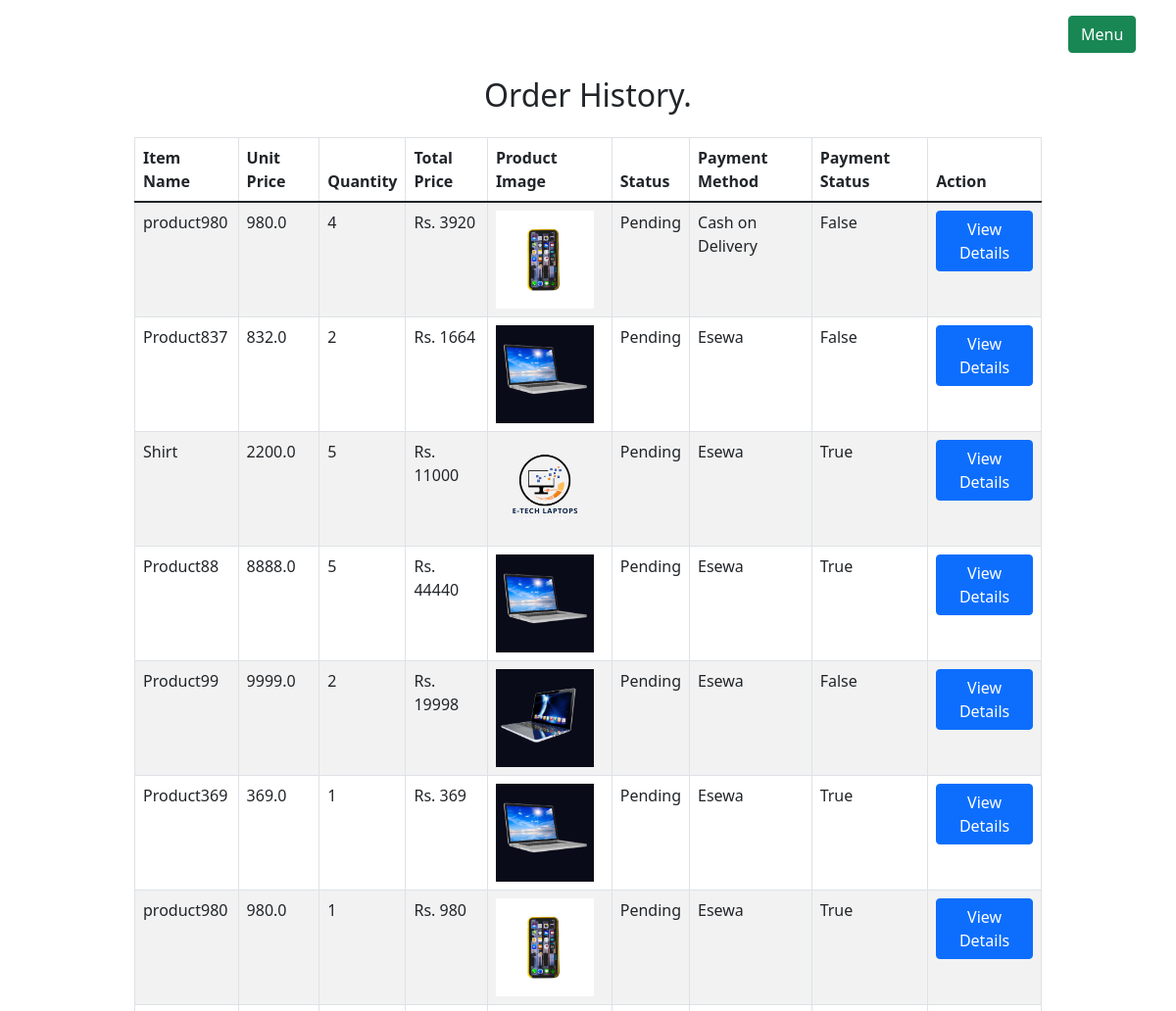
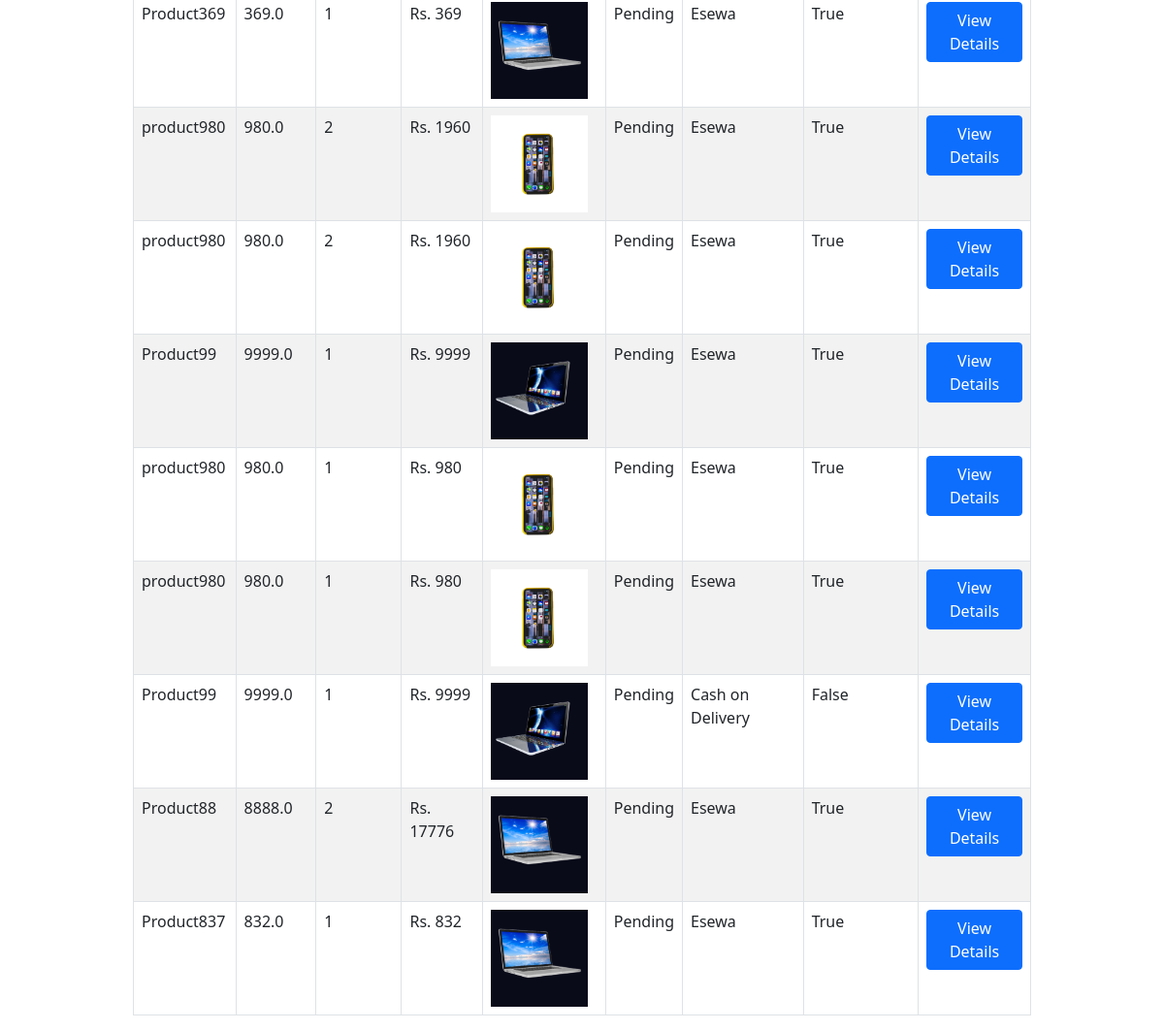
Page /admins/orders/ (signed in) on the committed database (2 pictures, top to bottom).
### users/models.py (models this page shows)
class Order(models.Model):
    PAYMENT=(
        ('Cash on Delivery','Cash on Delivery'),
        ('Esewa','Esewa')
    )
    product=models.ForeignKey(Product,on_delete=models.CASCADE)
    user=models.ForeignKey(User,on_delete=models.CASCADE)
    quantity=models.IntegerField()
    total_price=models.IntegerField()
    status=models.CharField(default='Pending', max_length=100)
    payment_method=models.CharField(max_length=100, choices=PAYMENT)
    payment_status=models.BooleanField(default=False)
    contact=models.CharField(validators=[MinLengthValidator(9),MaxLengthValidator(10)], max_length=10)
    address=models.CharField(max_length=200)
    created_date=models.DateTimeField(auto_now_add=True)

### products/models.py (models this page shows, shortened)
class Product(models.Model): # models baata Model import gareko
    product_name=models.CharField(max_length=100)
    product_price=models.FloatField()
    stock=models.IntegerField()
    product_description=models.TextField()
    product_image=models.FileField(upload_to='static/uploads', null=True) # kunai pani field db maa pathaunu xaina vaney null=True.
    created_date=models.DateTimeField(auto_now_add=True)
    category=models.ForeignKey(Category,on_delete=models.CASCADE , null=True) # category delete vayo vane product pani sangsangai delete hunuparyo.

### users/auth.py (the view)
    def wrapper_function(request,*args,**kwargs):
        if request.user.is_staff:
            return view_function(request,*args,**kwargs)
        else:
            return redirect('/')

### adminspage/views.py (called while the page is built)
@login_required
@admin_only
def order(request):
    items=Order.objects.all()
    context={
        'items':items
    }
    return render(request, 'admins/order.html',context)

### users/auth.py (called while the page is built)
def admin_only(view_function):
    def wrapper_function(request,*args,**kwargs):
        if request.user.is_staff:
            return view_function(request,*args,**kwargs)
        else:
            return redirect('/')
    return wrapper_function

### adminspage/templates/admins/order.html (shortened to what this page needs)
{% extends 'admins/layout.html' %}
{% load static %}
{% block main-content %}
<div class="container">
    <div class="row d-flex justify-content-center">
        <div class="col-md-10">
            {% if items|length < 1 %}
            <h2 class="text-center text-danger my-5"> No any order left.</h2>
            {% else %}
            <h2 class="text-center my-4">
               Order History.
            </h2>
            <table class="table table-bordered table-striped">
                <thead>
                    <tr>
                        <th> Item Name </th>
                        <th> Unit Price </th>
                        <th> Quantity </th>
                        <th> Total Price </th>
                        <th> Product Image </th>
                        <th> Status </th>
                        <th> Payment Method </th>
                        <th> Payment Status </th>
                        <th> Action </th>
                    </tr>
                </thead>
                <tbody>
                    {% for i in items %}
                    <tr>
                    <td> {{i.product.product_name}} </td>
                    <td> {{i.product.product_price}} </td>
                    <td> {{i.quantity}} </td>
                    <td>Rs. {{i.total_price}} </td>
                    <td> <img src="/{{i.product.product_image}}" alt="{{i.product.product_name}}" width="100"> </td>
                    <td> {{i.status}} </td>
                    <td> {{i.payment_method}} </td>
                    <td> {{i.payment_status}} </td>
                    <td>
                        <a href="#" class="btn btn-primary" > View Details </a>
                     </td>
                </tr>
                    {% endfor %}
                </tbody>
            </table>
            {% endif %}
        </div>
    </div>
</div>
{% endblock %}

### rows in the picture
Order: product.product_name "product980", product.product_price "980.0", quantity "4", total_price "3920", product.product_image (picture), status "Pending", payment_method "Cash on Delivery", payment_status "False"
Order: product.product_name "Product837", product.product_price "832.0", quantity "2", total_price "1664", product.product_image (picture), status "Pending", payment_method "Esewa", payment_status "False"
Order: product.product_name "Shirt", product.product_price "2200.0", quantity "5", total_price "11000", product.product_image (picture), status "Pending", payment_method "Esewa", payment_status "True"
Order: product.product_name "Product88", product.product_price "8888.0", quantity "5", total_price "44440", product.product_image (picture), status "Pending", payment_method "Esewa", payment_status "True"
Order: product.product_name "Product99", product.product_price "9999.0", quantity "2", total_price "19998", product.product_image (picture), status "Pending", payment_method "Esewa", payment_status "False"
Order: product.product_name "Product369", product.product_price "369.0", quantity "1", total_price "369", product.product_image (picture), status "Pending", payment_method "Esewa", payment_status "True"
Order: product.product_name "product980", product.product_price "980.0", quantity "1", total_price "980", product.product_image (picture), status "Pending", payment_method "Esewa", payment_status "True"
Order: product.product_name "Product369", product.product_price "369.0", quantity "1", total_price "369", product.product_image (picture), status "Pending", payment_method "Esewa", payment_status "True"
Order: product.product_name "product980", product.product_price "980.0", quantity "2", total_price "1960", product.product_image (picture), status "Pending", payment_method "Esewa", payment_status "True"
Order: product.product_name "product980", product.product_price "980.0", quantity "2", total_price "1960", product.product_image (picture), status "Pending", payment_method "Esewa", payment_status "True"
Order: product.product_name "Product99", product.product_price "9999.0", quantity "1", total_price "9999", product.product_image (picture), status "Pending", payment_method "Esewa", payment_status "True"
Order: product.product_name "product980", product.product_price "980.0", quantity "1", total_price "980", product.product_image (picture), status "Pending", payment_method "Esewa", payment_status "True"
Order: product.product_name "product980", product.product_price "980.0", quantity "1", total_price "980", product.product_image (picture), status "Pending", payment_method "Esewa", payment_status "True"
Order: product.product_name "Product99", product.product_price "9999.0", quantity "1", total_price "9999", product.product_image (picture), status "Pending", payment_method "Cash on Delivery", payment_status "False"
Order: product.product_name "Product88", product.product_price "8888.0", quantity "2", total_price "17776", product.product_image (picture), status "Pending", payment_method "Esewa", payment_status "True"
Order: product.product_name "Product837", product.product_price "832.0", quantity "1", total_price "832", product.product_image (picture), status "Pending", payment_method "Esewa", payment_status "True"
